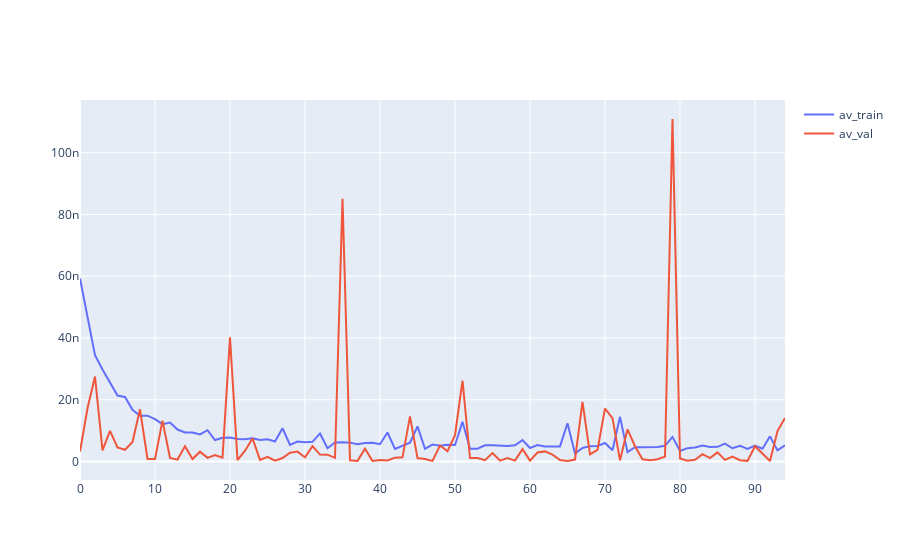

Notebook source saved alongside this figure:
### Code cell
fig = go.Figure()
fig.add_trace(go.Scatter(x=np.arange(len(av_train[5:])), y=av_train[5:], mode='lines', name='av_train'))
fig.add_trace(go.Scatter(x=np.arange(len(av_val[5:])), y=av_val[5:], mode='lines', name='av_val'))
fig.show()
